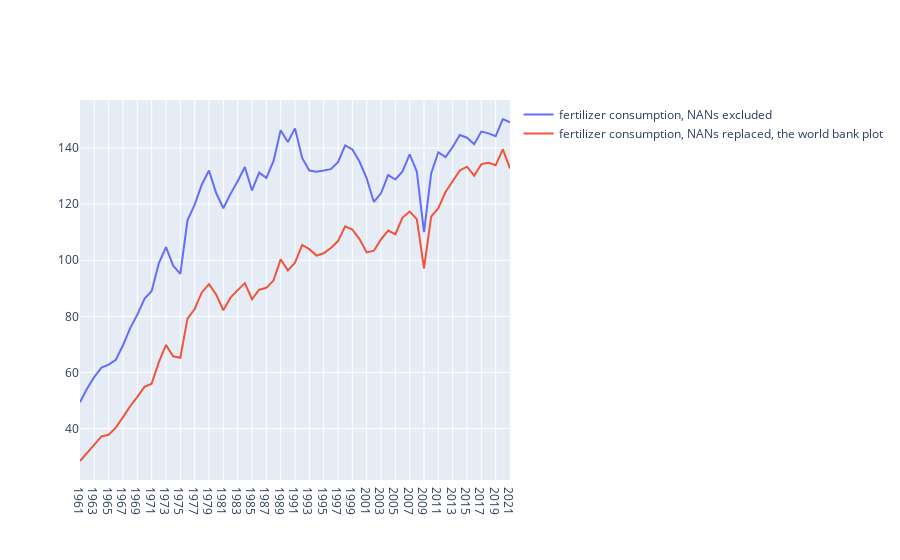

The notebook cell this image was saved under:
### Markdown cell above
The World Bank Data has the very same Peak as does the FAO Data! This means, that the Data is the very same, but the world bank has for the production of their plot done some data manipulations. The world food system dashboard perhaps did not read the world bank metadata correctly. Well..., no! The world bank does not report their datamanipulations in detail. But what they do report, here comes the third suprise, is that the data origins at the FAO "Source: Food and Agriculture Organization, electronic files and web site". This means regarding the FAO the data source is the world bank and regarding the world bank, the data source is the FAO. I tried to find the dataset at FAO elswhere then in the Food System Dashboard, but was not successfull so far. 

To finalize the excercise neverthless, I tried to figure out how the world bank manipulated the data. Regarding the metadata, they have calculated a "weighted average". I tried various methods to resemble this, but the output never quite matched the world bank plot. An clasic idea brought the solution: What if the world bank had treated NANs (countries which have not reported data in some years) differently then I had?

I had excluded NANs in the calculation of the means. Replacing all NANs with "0" makes the plot match the World Bank plot. Ah, of course outliers (the Faroer peak as well as the smaller Singapore hill) were excluded. 

Below I ploted both aggregation methods. the read line displays the data wit NANs replaced by 0, the blue line displays the data with NANs excluded. The difference is considerable, when NANs are exluded. Continous growth of fortilizer use is not as clear as displayed on the world bank plot.

### Code cell
#Group fertilizer_consumption anhand von Jahr, und Mittelwert der Werte
df_fertilizerconsumption_WB_excludedNAN = df_fertilizer_consumption_WB_long.copy()
df_fertilizerconsumption_WB_excludedNAN = df_fertilizerconsumption_WB_excludedNAN[df_fertilizerconsumption_WB_excludedNAN["Country Name"] != "Faroe Islands"]
df_fertilizerconsumption_WB_excludedNAN = df_fertilizerconsumption_WB_excludedNAN[df_fertilizerconsumption_WB_excludedNAN["Country Name"] != "Singapore"]

df_fertilizerconsumption_WB_replacedNAN = df_fertilizer_consumption_WB_long.copy()
df_fertilizerconsumption_WB_replacedNAN = df_fertilizerconsumption_WB_replacedNAN.fillna(0)
df_fertilizerconsumption_WB_replacedNAN = df_fertilizerconsumption_WB_replacedNAN[df_fertilizerconsumption_WB_replacedNAN["Country Name"] != "Faroe Islands"]
df_fertilizerconsumption_WB_replacedNAN = df_fertilizerconsumption_WB_replacedNAN[df_fertilizerconsumption_WB_replacedNAN["Country Name"] != "Singapore"]

def custom_aggmean(x):
    mean_val = x.dropna().mean()  # calculate the mean after dropping NaN values
    return mean_val  # directly return the mean value

aggregations = {
    'Value': custom_aggmean,
}
df_fertilizerconsumption_WB_excludedNAN_mean = df_fertilizerconsumption_WB_excludedNAN.groupby('Year').agg(aggregations).reset_index()
df_fertilizerconsumption_WB_replacedNAN_mean = df_fertilizerconsumption_WB_replacedNAN.groupby('Year').agg(aggregations).reset_index()

fig = go.Figure() 
fig.add_trace(go.Scatter(x=df_fertilizerconsumption_WB_excludedNAN_mean["Year"], y=df_fertilizerconsumption_WB_excludedNAN_mean["Value"], mode="lines", name ="fertilizer consumption, NANs excluded"))
fig.add_trace(go.Scatter(x=df_fertilizerconsumption_WB_replacedNAN_mean["Year"], y=df_fertilizerconsumption_WB_replacedNAN_mean["Value"], mode="lines", name ="fertilizer consumption, NANs replaced, the world bank plot"))
fig.show()

### Figure 1 — Plotly figure (JSON) as saved in the notebook; plotly's stock layout.template omitted (floating-point values rounded to 4 significant figures)
{"data": [{"mode": "lines", "name": "fertilizer consumption, NANs excluded", "type": "scatter", "x": ["1961", "1962", "1963", "1964", "1965", "1966", "1967", "1968", "1969", "1970", "1971", "1972", "1973", "1974", "1975", "1976", "1977", "1978", "1979", "1980", "1981", "1982", "1983", "1984", "1985", "1986", "1987", "1988", "1989", "1990", "1991", "1992", "1993", "1994", "1995", "1996", "1997", "1998", "1999", "2000", "2001", "2002", "2003", "2004", "2005", "2006", "2007", "2008", "2009", "2010", "2011", "2012", "2013", "2014", "2015", "2016", "2017", "2018", "2019", "2020", "2021"], "y": [49.41, 54.29, 58.43, 61.76, 62.78, 64.54, 69.71, 75.81, 80.62, 86.21, 89.06, 98.91, 104.7, 98.08, 95.17, 114.2, 119.8, 127.0, 132.0, 124.0, 118.5, 123.7, 128.2, 133.2, 124.9, 131.2, 129.4, 135.3, 146.3, 142.2, 147.0, 136.4, 131.9, 131.5, 132.0, 132.5, 134.9, 141.0, 139.5, 135.2, 129.2, 120.8, 123.9, 130.4, 128.8, 131.7, 137.7, 131.6, 110.0, 130.9, 138.5, 136.7, 140.4, 144.6, 143.7, 141.4, 145.9, 145.2, 144.2, 150.3, 149.1]}, {"mode": "lines", "name": "fertilizer consumption, NANs replaced, the world bank plot", "type": "scatter", "x": ["1961", "1962", "1963", "1964", "1965", "1966", "1967", "1968", "1969", "1970", "1971", "1972", "1973", "1974", "1975", "1976", "1977", "1978", "1979", "1980", "1981", "1982", "1983", "1984", "1985", "1986", "1987", "1988", "1989", "1990", "1991", "1992", "1993", "1994", "1995", "1996", "1997", "1998", "1999", "2000", "2001", "2002", "2003", "2004", "2005", "2006", "2007", "2008", "2009", "2010", "2011", "2012", "2013", "2014", "2015", "2016", "2017", "2018", "2019", "2020", "2021"], "y": [28.45, 31.26, 34.08, 37.2, 37.81, 40.33, 44.1, 47.96, 51.3, 54.86, 56.0, 63.69, 69.8, 65.76, 65.25, 79.18, 82.62, 88.52, 91.51, 87.8, 82.17, 86.66, 89.34, 91.83, 86.09, 89.48, 90.16, 92.76, 100.3, 96.38, 99.11, 105.4, 104.0, 101.6, 102.5, 104.4, 106.8, 112.1, 110.9, 107.5, 102.8, 103.4, 107.4, 110.6, 109.3, 115.2, 117.4, 114.6, 97.07, 115.6, 118.6, 124.3, 128.1, 132.0, 133.3, 130.1, 134.3, 134.8, 133.9, 139.5, 132.7]}], "layout": {}}
